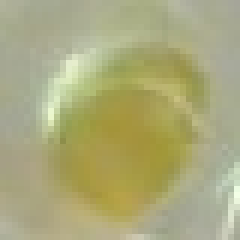
#> input picture images/beer_reg_left.jpg, 40 x 40 px (shown 6 times larger)
$ python main.py
#> lines starting #> are read from the running program, lines starting #| are printed output that depends on the picture; pictures that were not available may be replaced by others from this repository, and a replacement may not be noted
### beer.py

class Beer:

    def __init__(self, center):
        self.center = center
        self.is_present = True

        self.highlighted = False
        self.green_ball = False
        self.red_ball = False

        self.green_buffer = []
        self.red_buffer = []

### main.py
import cv2
import algorithms
import numpy as np
from blob import Blob
from beer import Beer

cap = cv2.VideoCapture("recordings/test2_gameplay2.mp4")

beer_template_left = cv2.imread("images/beer_reg_left.jpg")
#> beer_template_left is the input picture: shape (40, 40, 3); mean B, G, R 123.2, 169.5, 170.7
beer_template_right = cv2.imread("images/beer_reg_right.jpg")
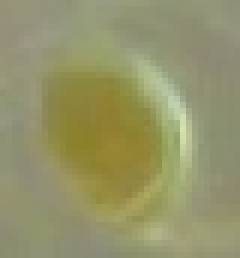
#> input picture images/beer_reg_right.jpg, 40 x 43 px (shown 6 times larger)
#> beer_template_right is the input picture: shape (43, 40, 3); mean B, G, R 104.8, 148, 148.4


if __name__ == "__main__":
    # UI.UI().run()
    # crop -> get size -> get beer positions

    beers_centers_10_left = [[20, 21], [70, 18], [118, 15], [170, 12], [43, 64], [93, 61], [142, 56], [67, 107],
                              [118, 102], [92, 147]]

    beers_centers_10_right = [[11, 144], [60, 148], [109, 150], [158, 150], [33, 101], [84, 107], [133, 107], [64, 61],
                              [113, 62], [91, 21]]

    beers_left = []
    for i in range(0, 10):
        beers_left.append(Beer(beers_centers_10_left[i]))

    beers_right = []
    for i in range(0, 10):
        beers_right.append(Beer(beers_centers_10_right[i]))

    greens = 0
    reds = 0

    while cap.isOpened():

        _, frame = cap.read()
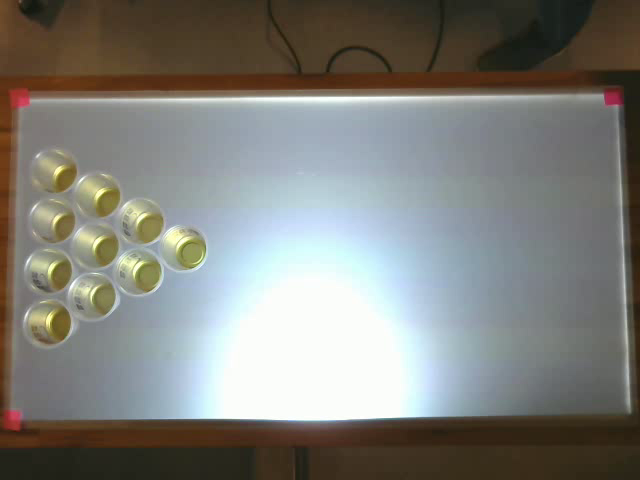
#> input picture frame 24 of 10cups.avi, 640 x 480 px, given in place of test2_gameplay2.mp4, which was not available
#> frame is the input picture: shape (480, 640, 3); mean B, G, R 122.2, 127.5, 127.7

        # ---------- MIDDLE AREA

        middle_area = frame[130:350, 220:420]
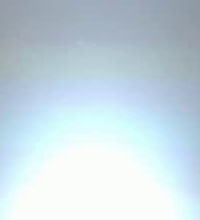
#> middle_area: shape (220, 200, 3); mean B, G, R 225.4, 216.1, 198.8
        cv2.imshow("middle area", middle_area)

#> (the run stopped early here; a loop or call above may not have finished)
